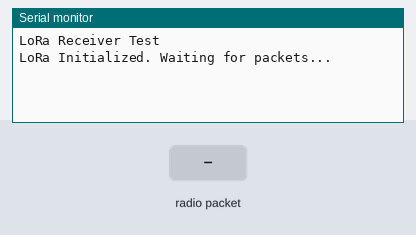
Recording of a sketch running on a simulated Arduino Uno, built with avr-gcc and run on an emulated ATmega328P. Parts: the last lines printed to the serial monitor. The test bench sets the inputs (shaded band). No radio packets arrive unless stated.

Above: at 1.2 s.
1.3 s: radio packet "1" arrives
At 2.0 s:
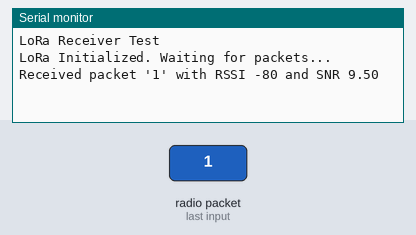
2.8 s: radio packet "0" arrives
At 4.0 s:
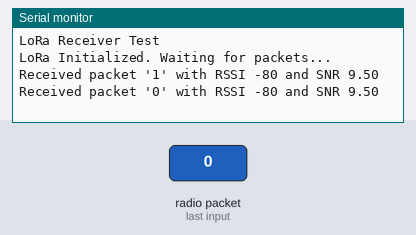
4.3 s: radio packet "2" arrives
At 5.4 s:
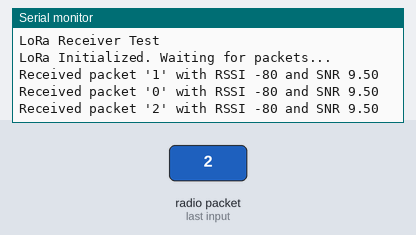

Measured:
- after the input at 1.3 s, the serial monitor: prints a new line at once (image 1)
- after the input at 2.8 s, the serial monitor: prints a new line at once (image 2)
- after the input at 4.3 s, the serial monitor: prints a new line at once (image 3)

The sketch:

LoRaTestRecieve.ino.ino
```cpp
#include <SPI.h>
#include <LoRa.h>

// --- IMPORTANT ---
// Ensure these pin definitions match the receiver's wiring!
#define SS 5
#define RST 14
#define DIO0 26

void setup() {
  Serial.begin(9600);
  while (!Serial); // Wait for serial port to connect

  Serial.println("LoRa Receiver Test");

  // Setup LoRa module
  LoRa.setPins(SS, RST, DIO0);

  // --- CRITICAL ---
  // Use the same frequency as your sender!
  if (!LoRa.begin(433E6)) {
    Serial.println("Starting LoRa failed!");
    while (1); // Halt
  }

  Serial.println("LoRa Initialized. Waiting for packets...");
}

void loop() {
  // Try to parse a packet
  int packetSize = LoRa.parsePacket();
  if (packetSize) {
    digitalWrite(2, HIGH);
    // Received a packet!
    Serial.print("Received packet '");

    // Read packet
    while (LoRa.available()) {
      Serial.print((char)LoRa.read());
    }

    // Print RSSI and SNR
    Serial.print("' with RSSI ");
    Serial.print(LoRa.packetRssi());
    Serial.print(" and SNR ");
    Serial.println(LoRa.packetSnr());
    delay(1000);
    digitalWrite(2, LOW);
  }
}
```
